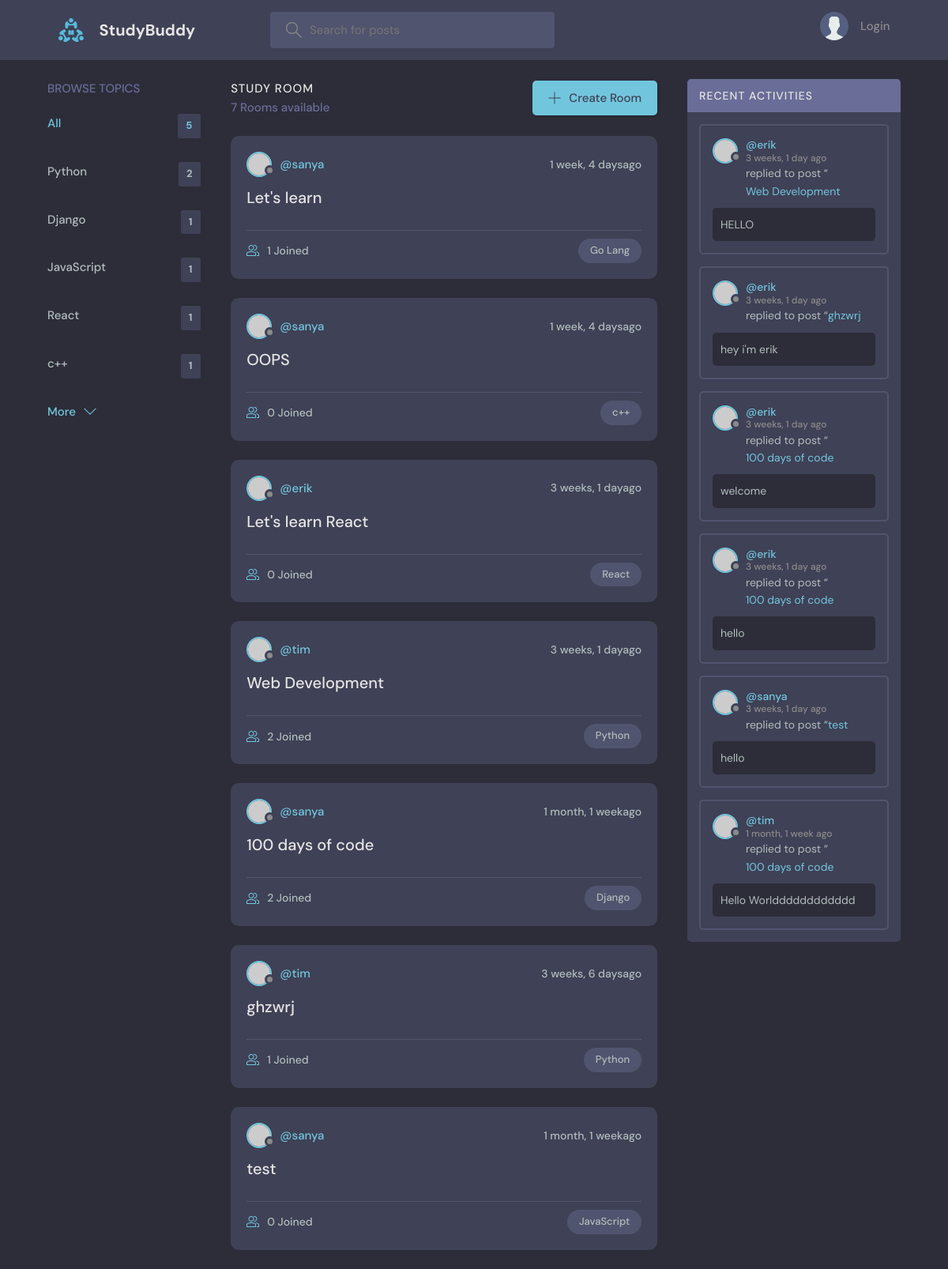
The page / on the database its author committed.
### base/models.py (models this page shows, shortened)
class Topic(models.Model):
    name = models.CharField(max_length=200)

class Room(models.Model):
    host = models.ForeignKey(User,on_delete = models.SET_NULL,null = True)
    topic = models.ForeignKey(Topic,on_delete = models.SET_NULL,null = True)
    name = models.CharField(max_length=200)
    description = models.TextField(null=True,blank=True)
    participants = models.ManyToManyField(User,related_name='participants',blank=True)
    updated = models.DateTimeField(auto_now=True)
    created = models.DateTimeField(auto_now_add=True)
    class Meta:
        ordering = ['-updated','-created']
    def __str__(self):
        return self.name

class Message(models.Model):
    user = models.ForeignKey(User,on_delete=models.CASCADE)
    room = models.ForeignKey(Room,on_delete = models.CASCADE)
    body = models.TextField()
    updated = models.DateTimeField(auto_now=True)
    created = models.DateTimeField(auto_now_add=True)
    class Meta:
        ordering = ['-updated','-created']

### base/views.py (the view)
# urls.py: path('', views.index ,name="index"),
def index(request):
    q=request.GET.get('q') if request.GET.get('q') != None else ''
    rooms = Room.objects.filter(
        Q(topic__name__icontains=q) |
        Q(name__icontains=q) |
        Q(description__icontains=q)
    )
    topics = Topic.objects.all()[0:5]
    room_count =rooms.count()
    room_messages = Message.objects.filter(Q(room__topic__name__icontains=q))
    context = {'rooms' : rooms, 'topics':topics, 'room_count':room_count,'room_messages':room_messages}
    return render(request, 'base/index.html' , context )

### base/templates/base/index.html (shortened to what this page needs)
{% extends 'main.html' %}
{% block content %}
<main class="layout layout--3">
  <div class="container">
    {% include 'base/topics_components.html' %}
    <div class="roomList">
      <div class="roomList__header">
        <div>
          <h2>Study Room</h2>
          <p>{{rooms.count}} Rooms available</p>
        </div>
        <a class="btn btn--main" href="{% url 'create-room' %}">
          <svg
            version="1.1"
            xmlns="http://www.w3.org/2000/svg"
            width="32"
            height="32"
            viewBox="0 0 32 32"
          >
            <title>add</title>
            <path
              d="M16.943 0.943h-1.885v14.115h-14.115v1.885h14.115v14.115h1.885v-14.115h14.115v-1.885h-14.115v-14.115z"
            ></path>
          </svg>
          Create Room
        </a>
      </div>
      {% include 'base/feed_component.html' %}
    </div>
    {% include 'base/activity_component.html' %}
  </div>
</main>
{% endblock %}

### base/templates/base/topics_components.html (shortened to what this page needs)
<div class="topics">
    <div class="topics__header">
      <h2>Browse Topics</h2>
    </div>
    <ul class="topics__list">
      <li>
        <a href="{% url 'index' %}" class="active">All <span>{{topics.count}}</span></a>
      </li>
      {%for topic in topics%}
      <li>
        <a href="{% url 'index' %}?q={{topic.name}}">{{topic.name}} <span>{{topic.room_set.all.count}}</span></a>
      </li>
      {% endfor %}
    </ul>
    <a class="btn btn--link" href="{% url 'topics' %}">
      More
      <svg
        version="1.1"
        xmlns="http://www.w3.org/2000/svg"
        width="32"
        height="32"
        viewBox="0 0 32 32"
      >
        <title>chevron-down</title>
        <path d="M16 21l-13-13h-3l16 16 16-16h-3l-13 13z"></path>
      </svg>
    </a>
  </div>

### base/templates/base/feed_component.html (shortened to what this page needs)
{% for room in rooms %}
<div class="roomListRoom">
  <div class="roomListRoom__header">
    <a href="{% url 'user-profile' room.host.id %}" class="roomListRoom__author">
      <div class="avatar avatar--small">
        <img src="https://randomuser.me/api/portraits/women/11.jpg" />
      </div>
      <span>@{{room.host.username}}</span>
    </a>
    <div class="roomListRoom__actions">
      <span>{{room.created|timesince}}ago</span>
    </div>
  </div>
  <div class="roomListRoom__content">
    <a href="{% url 'room' room.id %}">{{room.name}}</a>
  </div>
  <div class="roomListRoom__meta">
    <a href="{% url 'room' room.id %}" class="roomListRoom__joined">
      {{room.participants.all.count}} Joined
    </a>
    <p class="roomListRoom__topic">{{room.topic.name}}</p>
  </div>
</div>
{% endfor%}

### base/templates/base/activity_component.html (shortened to what this page needs)
<div class="activities">
    <div class="activities__header">
      <h2>Recent Activities</h2>
    </div>
    {% for message in room_messages %}
    <div class="activities__box">
      <div class="activities__boxHeader roomListRoom__header">
        <a href="{% url 'user-profile' message.user.id %}" class="roomListRoom__author">
          <div class="avatar avatar--small">
            <img src="https://randomuser.me/api/portraits/women/11.jpg" />
          </div>
          <p>
            @{{message.user}}
            <span>{{message.created|timesince}} ago</span>
          </p>
        </a>
      </div>
      <div class="activities__boxContent">
        <p>
          replied to post “<a href="{% url 'room' message.room.id %}">{{message.room}}</a
          >
        </p>
        <div class="activities__boxRoomContent">
         {{message.body}}
        </div>
      </div>
    </div>
    {% endfor %}
  </div>

### rows shown on the page
Topic: name "Python", room_set.all.count "2"
Topic: name "Django", room_set.all.count "1"
Topic: name "JavaScript", room_set.all.count "1"
Topic: name "React", room_set.all.count "1"
Topic: name "c++", room_set.all.count "1"
Room: host.username "sanya", created "1 week, 4 days", name "Let's learn", participants.all.count "1", topic.name "Go Lang"
Room: host.username "sanya", created "1 week, 4 days", name "OOPS", participants.all.count "0", topic.name "c++"
Room: host.username "erik", created "3 weeks, 1 day", name "Let's learn React", participants.all.count "0", topic.name "React"
Room: host.username "tim", created "3 weeks, 1 day", name "Web Development", participants.all.count "2", topic.name "Python"
Room: host.username "sanya", created "1 month, 1 week", name "100 days of code", participants.all.count "2", topic.name "Django"
Room: host.username "tim", created "3 weeks, 6 days", name "ghzwrj", participants.all.count "1", topic.name "Python"
Room: host.username "sanya", created "1 month, 1 week", name "test", participants.all.count "0", topic.name "JavaScript"
Message: user "erik", created "3 weeks, 1 day", room "Web Development", body "HELLO"
Message: user "erik", created "3 weeks, 1 day", room "ghzwrj", body "hey i'm erik"
Message: user "erik", created "3 weeks, 1 day", room "100 days of code", body "welcome"
Message: user "erik", created "3 weeks, 1 day", room "100 days of code", body "hello"
Message: user "sanya", created "3 weeks, 1 day", room "test", body "hello"
Message: user "tim", created "1 month, 1 week", room "100 days of code", body "Hello Worldddddddddddd"

### other values the page prints
{{ topics.count }} "5"
{{ rooms.count }} "7"
